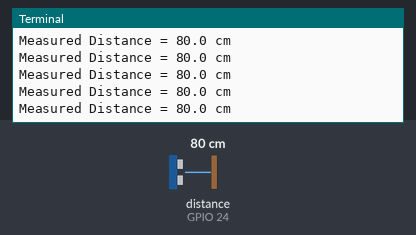
Simulated run of this program. Board: Raspberry Pi (BCM pin numbers). On the bench: the last lines printed to the terminal. The inputs (shaded band) are chosen by the test bench; at power-on: distance to the obstacle (sensor on GPIO 24) 80 cm. The echo pulse lasts 58.3 µs per cm; the clock reads 2024-03-15 10:24:30 at power-on unless the program sets it.

Above: at 1.2 s.
1.3 s: distance to the obstacle (sensor on GPIO 24) set to 2 cm
At 1.38 s:
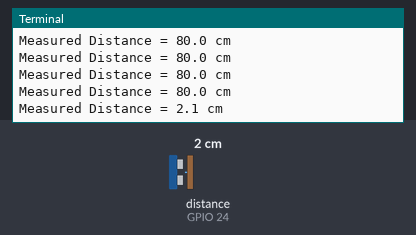
2.8 s: distance to the obstacle (sensor on GPIO 24) set to 4 cm
At 2.89 s:
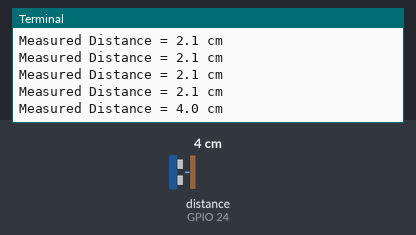
Timing chart, 0 to 5.8 s (numbered marks = the images above; inputs shaded):
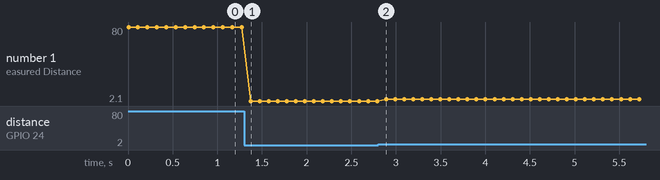

Measured:
- after the input at 1.3 s, the terminal: prints a new line after 0.07 s (image 1)
- after the input at 2.8 s, the terminal: prints a new line after 0.09 s (image 2)
- plotted number 1: 80 → 2.1 after the input at 1.3 s, 2.1 → 4 after the input at 2.8 s

The program:

ultrasonic_distance_sensor.py
```python
#Libraries
import RPi.GPIO as GPIO
import time

def distance():
    GPIO.setwarnings(False)
    #GPIO Mode (BOARD / BCM)
    GPIO.setmode(GPIO.BCM)

    #set GPIO Pins
    GPIO_TRIGGER = 18
    GPIO_ECHO = 24

    #set GPIO direction (IN / OUT)
    GPIO.setup(GPIO_TRIGGER, GPIO.OUT)
    GPIO.setup(GPIO_ECHO, GPIO.IN)

    # set Trigger to HIGH
    GPIO.output(GPIO_TRIGGER, True)

    # set Trigger after 0.01ms to LOW
    time.sleep(0.00001)
    GPIO.output(GPIO_TRIGGER, False)

    StartTime = time.time()
    StopTime = time.time()

    # save StartTime
    while GPIO.input(GPIO_ECHO) == 0:
        StartTime = time.time()

    # save time of arrival
    while GPIO.input(GPIO_ECHO) == 1 and StopTime - StartTime < 1.0:
        StopTime = time.time()

    # time difference between start and arrival
    TimeElapsed = StopTime - StartTime

    # multiply with the sonic speed (34300 cm/s)
    # and divide by 2, because there and back
    distance = (TimeElapsed * 34300) / 2
    if distance > 10000:
       distance = -1
    return distance

if __name__ == '__main__':
    try:
        while True:
            dist = distance()
            print ("Measured Distance = %.1f cm" % dist)
            time.sleep(0.1)

        # Reset by pressing CTRL + C
    except KeyboardInterrupt:
        print("Measurement stopped by User")
        GPIO.cleanup()
```
